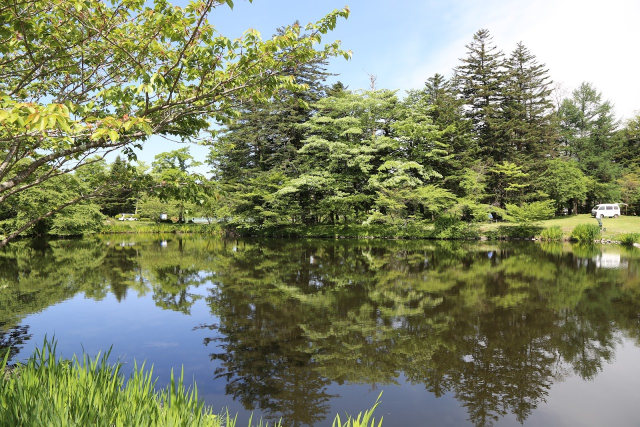
#> input picture imgs/IMG_1265.JPG, 1280 x 854 px (shown at 1/2 size)
$ python point_mapping.py
#> lines starting #> are read from the running program, lines starting #| are printed output that depends on the picture
# -*- coding: utf-8 -*-
"""
# 左 IMG_1265 <-> 右IMG_5732
1. 車尾 (1257, 411)  <->  (369, 393)
2. 石頭 (1071, 480)  <-> (209, 459)
3. 樹Y (1112, 192)  <-> (251, 181)
4. 樹尖 (931, 92)  <->  (60, 31)
5. 樹尖倒影 (1046, 850)  <-> (202, 825)
6. 右邊石頭 (1266,492) <-> (376, 463)
7. 車燈 (1192, 426) <-> (318, 406)
"""

import numpy as np
import cv2


# 讀入兩張影像
pic1 = cv2.imread("imgs/IMG_1265.JPG")  #左
#> pic1 is the input picture: shape (854, 1280, 3); mean B, G, R 103.8, 134.1, 126.8
pic2 = cv2.imread("imgs/IMG_5732.JPG")  #右
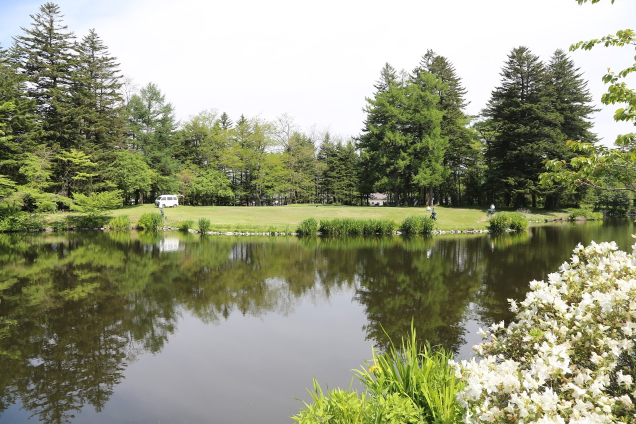
#> input picture imgs/IMG_5732.JPG, 1272 x 848 px (shown at 1/2 size)
#> pic2 is the input picture: shape (848, 1272, 3); mean B, G, R 123.7, 151.1, 148.1
pic2 = cv2.resize(pic2, (pic1.shape[1], pic1.shape[0]), interpolation=cv2.INTER_CUBIC)
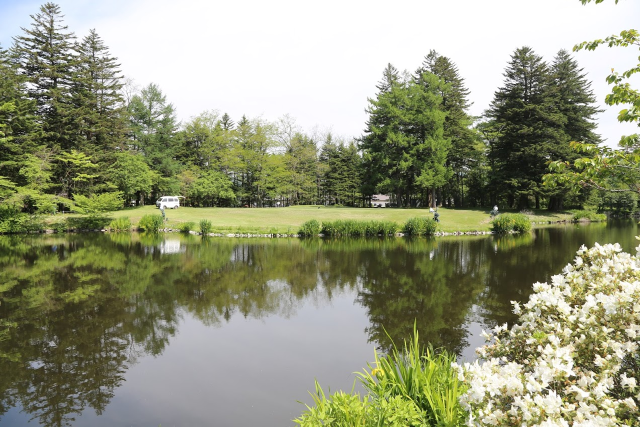
#> pic2: shape (854, 1280, 3) (shown at 1/2 size); mean B, G, R 123.7, 151.1, 148.1

print(pic1.shape)
#| (854, 1280, 3)
print(pic2.shape)
#| (854, 1280, 3)

merged = np.zeros((pic1.shape[0], pic1.shape[1]*2, 3))
print(merged.shape)
#| (854, 2560, 3)

merged[:pic1.shape[0], :pic1.shape[1], :] = pic1
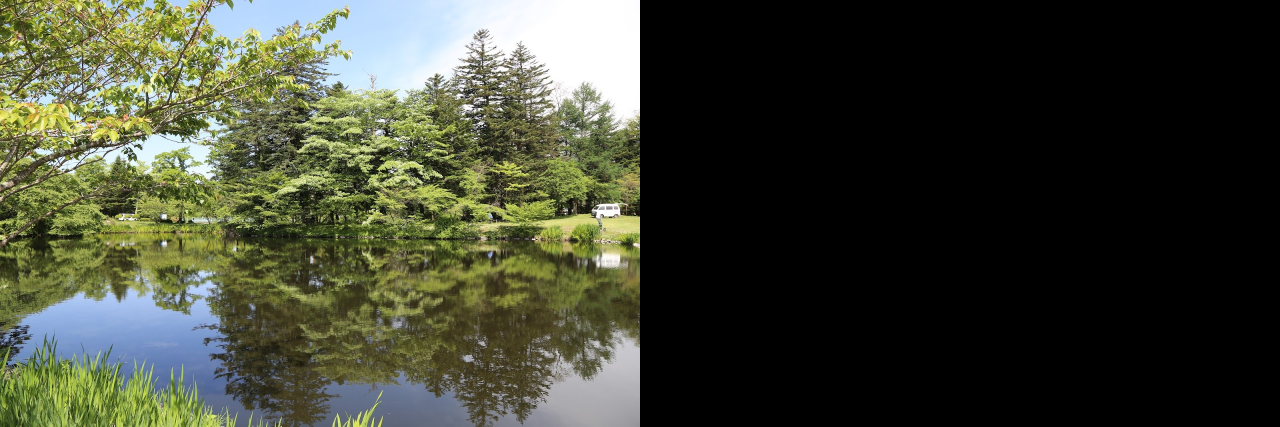
#> merged: shape (854, 2560, 3) float64 (shown at 1/2 size); mean B, G, R 51.9, 67, 63.4
merged[:pic1.shape[0], pic1.shape[1]:, :] = pic2
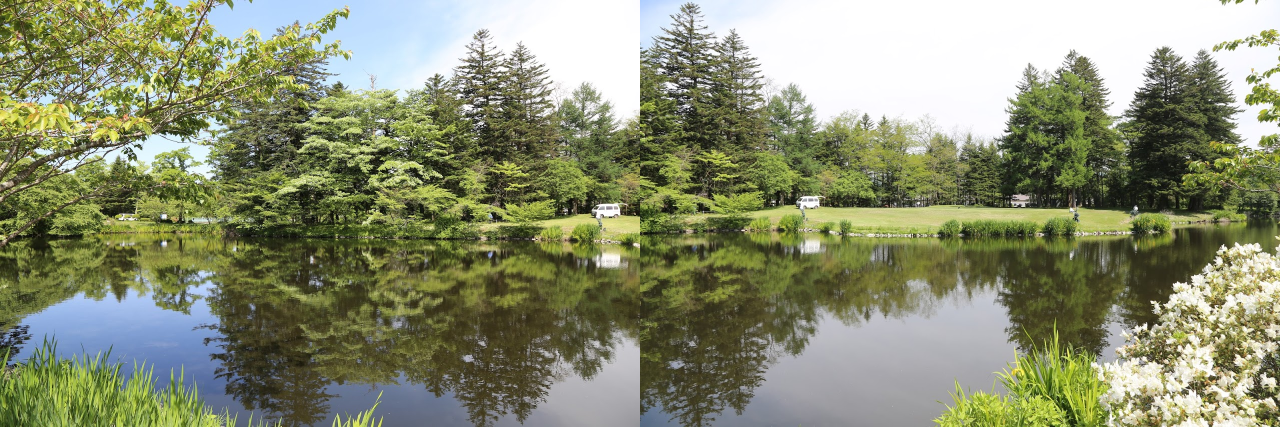
#> merged: shape (854, 2560, 3) float64 (shown at 1/2 size); mean B, G, R 113.8, 142.6, 137.5


# 在圖片上畫一個綠色方框，線條寬度為 2 px

cv2.line(merged, (1257, 411), (1649, 393), (0, 0, 255), 2)
cv2.line(merged, (1071, 480), (1489, 459), (0, 0, 255), 2)
cv2.line(merged, (1112, 192), (1531, 181), (0, 0, 255), 2)
cv2.line(merged, (931, 92), (1340, 31), (0, 230, 255), 2)
cv2.line(merged, (1046, 850), (1482, 825), (0, 230, 255), 2)
cv2.line(merged, (1266, 492), (1656, 463), (0, 230, 255), 2)
cv2.line(merged, (1192, 426), (1508, 406), (0, 230, 255), 2)

cv2.rectangle(merged, (1254, 408), (1260, 414), (0, 0, 255), 2)
cv2.rectangle(merged, (1068, 477), (1074, 483), (0, 0, 255), 2)
cv2.rectangle(merged, (1109, 189), (1115, 195), (0, 0, 255), 2)
cv2.rectangle(merged, (928, 89), (934, 95), (255, 0, 0), 2)
cv2.rectangle(merged, (1043, 847), (1049, 853), (255, 0, 0), 2)
cv2.rectangle(merged, (1263, 489), (1269, 495), (255, 0, 0), 2)
cv2.rectangle(merged, (1189, 423), (1195, 429), (255, 0, 0), 2)

cv2.rectangle(merged, (1646, 390), (1652, 396), (0, 0, 255), 2)
cv2.rectangle(merged, (1486, 456), (1492, 462), (0, 0, 255), 2)
cv2.rectangle(merged, (1528, 178), (1534, 184), (0, 0, 255), 2)
cv2.rectangle(merged, (1337, 28), (1343, 34), (255, 0, 0), 2)
cv2.rectangle(merged, (1479, 822), (1485, 828), (255, 0, 0), 2)
cv2.rectangle(merged, (1653, 460), (1659, 466), (255, 0, 0), 2)
cv2.rectangle(merged, (1595, 403), (1601, 409), (255, 0, 0), 2)


merged = merged.astype(np.uint8)

cv2.imshow("res", merged)
cv2.imwrite("mapping.jpg", merged)


cv2.waitKey(0)
cv2.destroyAllWindows()
